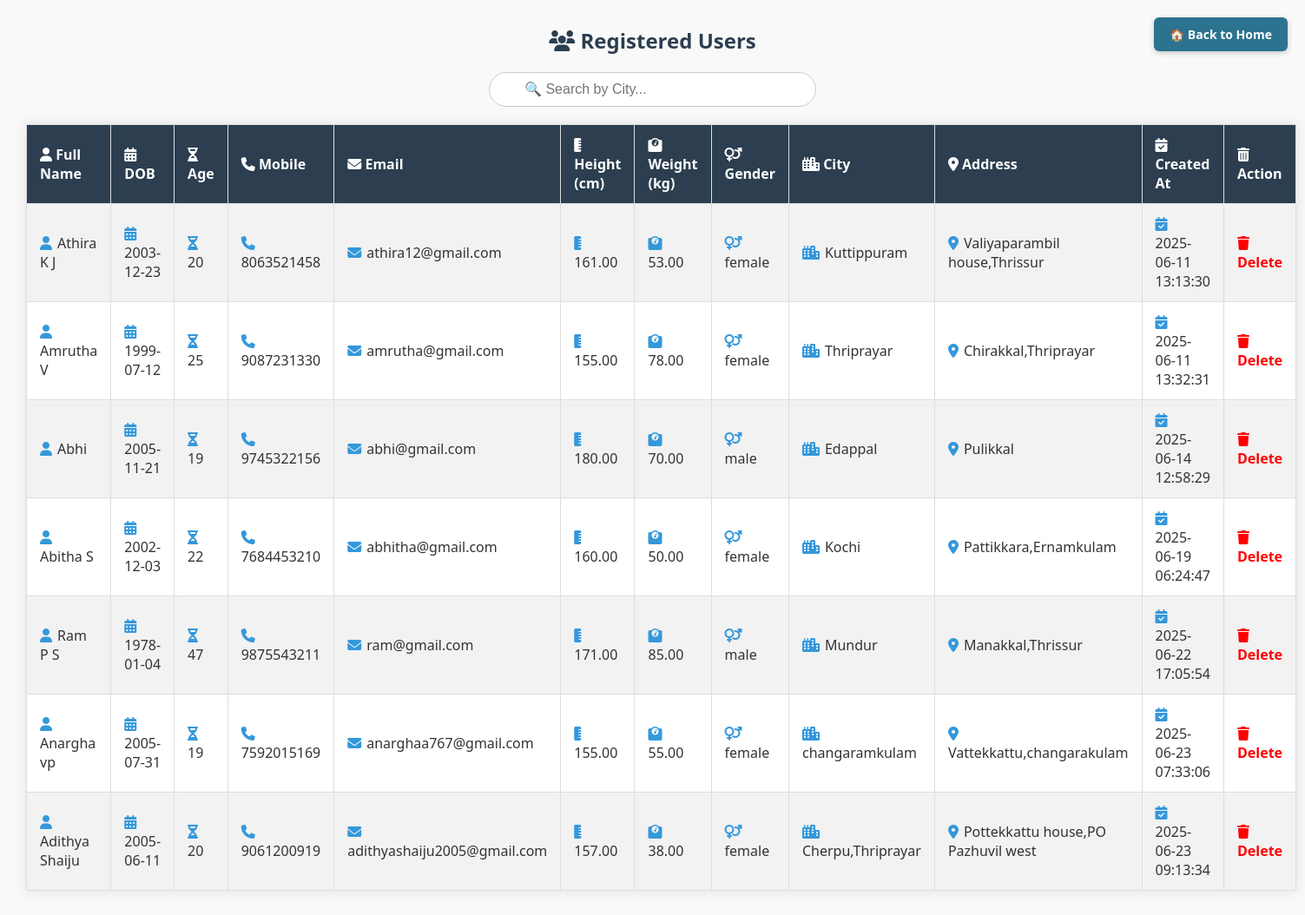
The app's page /admin_registrations.php with its own data.
### tables this page shows
CREATE TABLE `registrations` (
  `id` int(11) NOT NULL,
  `full_name` varchar(100) NOT NULL,
  `dob` date NOT NULL,
  `age` int(11) NOT NULL,
  `mobile_number` varchar(15) NOT NULL,
  `email` varchar(100) NOT NULL,
  `password` varchar(255) NOT NULL,
  `height` decimal(5,2) NOT NULL,
  `weight` decimal(5,2) NOT NULL,
  `gender` enum('male','female','others') NOT NULL,
  `city` varchar(100) NOT NULL,
  `address` text NOT NULL,
  `created_at` timestamp NOT NULL DEFAULT current_timestamp(),
  `user_type` varchar(20) NOT NULL DEFAULT 'user'
);

### admin_registrations.php (the view, shortened to what this page needs)
<?php
$conn = new mysqli("localhost", "root", "", "bmi");
$sql = "SELECT id, full_name, dob, age, mobile_number, email, height, weight, gender, city, address, created_at FROM registrations";
$result = $conn->query($sql);
?>
<!DOCTYPE html>
<html>
<head>
  <link rel="stylesheet" href="https://cdnjs.cloudflare.com/ajax/libs/font-awesome/6.5.0/css/all.min.css">
</head>
<body>
<a href="admin_index.php" class="back-home-btn">🏠 Back to Home</a>
<h2><i class="fas fa-users"></i> Registered Users</h2>
<div class="search-container">
  <input type="text" class="search-input" id="searchInput" placeholder="🔍 Search by City..." onkeyup="searchCity()">
</div>
<table id="userTable">
  <tr>
    <th><i class="fas fa-user"></i> Full Name</th>
    <th><i class="fas fa-calendar-alt"></i> DOB</th>
    <th><i class="fas fa-hourglass-half"></i> Age</th>
    <th><i class="fas fa-phone"></i> Mobile</th>
    <th><i class="fas fa-envelope"></i> Email</th>
    <th><i class="fas fa-ruler-vertical"></i> Height (cm)</th>
    <th><i class="fas fa-weight"></i> Weight (kg)</th>
    <th><i class="fas fa-venus-mars"></i> Gender</th>
    <th><i class="fas fa-city"></i> City</th>
    <th><i class="fas fa-map-marker-alt"></i> Address</th>
    <th><i class="fas fa-calendar-check"></i> Created At</th>
    <th><i class="fas fa-trash-alt"></i> Action</th>
  </tr>
  <?php
  if ($result->num_rows > 0) {
      while ($row = $result->fetch_assoc()) {
          echo "<tr>
                  <td><i class='fas fa-user'></i>" . htmlspecialchars($row['full_name']) . "</td>
                  <td><i class='fas fa-calendar-alt'></i>" . htmlspecialchars($row['dob']) . "</td>
                  <td><i class='fas fa-hourglass-half'></i>" . htmlspecialchars($row['age']) . "</td>
                  <td><i class='fas fa-phone'></i>" . htmlspecialchars($row['mobile_number']) . "</td>
                  <td><i class='fas fa-envelope'></i>" . htmlspecialchars($row['email']) . "</td>
                  <td><i class='fas fa-ruler-vertical'></i>" . htmlspecialchars($row['height']) . "</td>
                  <td><i class='fas fa-weight'></i>" . htmlspecialchars($row['weight']) . "</td>
                  <td><i class='fas fa-venus-mars'></i>" . htmlspecialchars($row['gender']) . "</td>
                  <td><i class='fas fa-city'></i>" . htmlspecialchars($row['city']) . "</td>
                  <td><i class='fas fa-map-marker-alt'></i>" . htmlspecialchars($row['address']) . "</td>
                  <td><i class='fas fa-calendar-check'></i> " . htmlspecialchars($row['created_at']) . "</td>
                  <td><a class='delete-link' href='delete_user.php?id=" . $row['id'] . "' onclick=\"return confirm('Are you sure you want to delete this user?');\"><i class='fas fa-trash'></i> Delete</a></td>
                </tr>";
      }
  } else {
      echo "<tr><td colspan='12' style='text-align: center;'>No records found.</td></tr>";
  }
  ?>
</table>
</body>
</html>

### admin_registrations.php (style rules this page uses)
body { font-family: 'Segoe UI', Tahoma, Geneva, Verdana, sans-serif; margin: 30px; background: #f9f9f9; color: #333; }
h2 { text-align: center; margin-bottom: 20px; color: #2c3e50; }
.search-container { text-align: center; margin-bottom: 20px; }
.search-input { padding: 10px 35px 10px 40px; border: 1px solid #ccc; border-radius: 25px; width: 300px; font-size: 16px; background-image: url('https://cdn-icons-png.flaticon.com/512/622/622669.png'); background-position: 10px center; background-repeat: no-repeat; background-size: 20px; }
table { width: 100%; border-collapse: collapse; box-shadow: 0 0 15px rgba(0, 0, 0, 0.1); background: #fff; }
th, td { padding: 12px 15px; border: 1px solid #ddd; text-align: left; }
th { background-color: #2c3e50; color: white; }
tr:nth-child(even) { background-color: #f2f2f2; }
td i { margin-right: 6px; color: #3498db; }
.back-home-btn { position: absolute; top: 20px; right: 20px; padding: 10px 18px; background-color: rgb(43, 115, 143); color: white; text-decoration: none; border: none; border-radius: 6px; font-size: 14px; font-weight: 600; cursor: pointer; transition: background-color 0.3s ease; box-shadow: 0 2px 6px rgba(0, 0, 0, 0.2); }
.delete-link { color: red; font-weight: 600; text-decoration: none; }
.delete-link i { color: red; }

### records on screen
registrations: full_name "Athira K J", dob "2003-12-23", age "20", mobile_number "8063521458", email "athira12@gmail.com", height "161.00", weight "53.00", gender "female", city "Kuttippuram", address "Valiyaparambil house,Thrissur", created_at "2025-06-11 13:13:30"
registrations: full_name "Amrutha V", dob "1999-07-12", age "25", mobile_number "9087231330", email "amrutha@gmail.com", height "155.00", weight "78.00", gender "female", city "Thriprayar", address "Chirakkal,Thriprayar", created_at "2025-06-11 13:32:31"
registrations: full_name "Abhi", dob "2005-11-21", age "19", mobile_number "9745322156", email "abhi@gmail.com", height "180.00", weight "70.00", gender "male", city "Edappal", address "Pulikkal", created_at "2025-06-14 12:58:29"
registrations: full_name "Abitha S", dob "2002-12-03", age "22", mobile_number "7684453210", email "abhitha@gmail.com", height "160.00", weight "50.00", gender "female", city "Kochi", address "Pattikkara,Ernamkulam", created_at "2025-06-19 06:24:47"
registrations: full_name "Ram P S", dob "1978-01-04", age "47", mobile_number "9875543211", email "ram@gmail.com", height "171.00", weight "85.00", gender "male", city "Mundur", address "Manakkal,Thrissur", created_at "2025-06-22 17:05:54"
registrations: full_name "Anargha vp", dob "2005-07-31", age "19", mobile_number "7592015169", email "anarghaa767@gmail.com", height "155.00", weight "55.00", gender "female", city "changaramkulam", address "Vattekkattu,changarakulam", created_at "2025-06-23 07:33:06"
registrations: full_name "Adithya Shaiju", dob "2005-06-11", age "20", mobile_number "9061200919", email "adithyashaiju2005@gmail.com", height "157.00", weight "38.00", gender "female", city "Cherpu,Thriprayar", address "Pottekkattu house,PO Pazhuvil west", created_at "2025-06-23 09:13:34"
